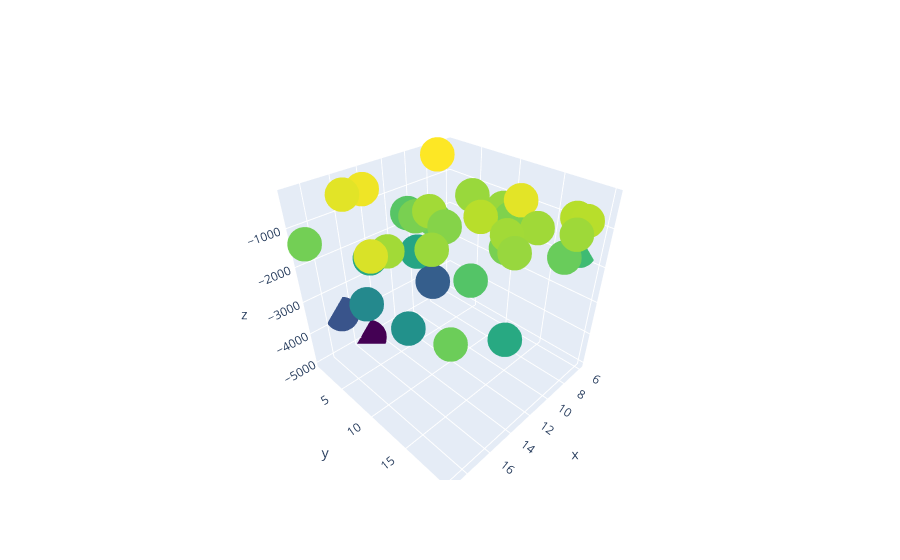

The notebook cell this image was saved under:
### Code cell
import plotly.graph_objects as go
fig = go.Figure(data=[go.Scatter3d(x=df["steps"], y=df["total_games"], z=df["avg_score"], mode='markers', marker=dict(size=12, color=df["avg_score"], colorscale='Viridis'))])
fig.show()

### Figure 1 — Plotly figure (JSON) as saved in the notebook; plotly's stock layout.template omitted (floating-point values rounded to 4 significant figures)
{"data": [{"marker": {"color": [-1347.0, -262, -3754, -525.8, -990.7, -1006.0, -932.6, -942.3, -932.2, -1555.0, -768.1, -769.7, -2142.0, -2157.0, -1234.0, -1363.0, -992.4, -1144.0, -933, -781.0, -3598.0, -455.5, -1752.0, -1160.0, -462.2, -1242.0, -957.1, -2616.0, -1334.0, -368, -2213.0, -1003.0, -1529.0, -1192.0, -2769.0, -1279.0, -5000], "colorscale": [[0, "#440154"], [0.1111, "#482878"], [0.2222, "#3e4989"], [0.3333, "#31688e"], [0.4444, "#26828e"], [0.5556, "#1f9e89"], [0.6667, "#35b779"], [0.7778, "#6ece58"], [0.8889, "#b5de2b"], [1, "#fde725"]], "size": 12}, "mode": "markers", "type": "scatter3d", "x": [11, 8, 17, 19, 15, 12, 17, 9, 11, 14, 7, 11, 15, 15, 12, 9, 8, 12, 12, 7, 10, 9, 6, 12, 16, 11, 8, 17, 19, 15, 12, 8, 11, 8, 17, 19, 15], "y": [6, 2, 1, 12, 12, 17, 10, 16, 15, 15, 19, 12, 20, 3, 5, 19, 7, 9, 7, 18, 4, 14, 18, 9, 2, 15, 19, 12, 20, 3, 5, 11, 2, 12, 6, 2, 1], "z": [-1347.0, -262, -3754, -525.8, -990.7, -1006.0, -932.6, -942.3, -932.2, -1555.0, -768.1, -769.7, -2142.0, -2157.0, -1234.0, -1363.0, -992.4, -1144.0, -933, -781.0, -3598.0, -455.5, -1752.0, -1160.0, -462.2, -1242.0, -957.1, -2616.0, -1334.0, -368, -2213.0, -1003.0, -1529.0, -1192.0, -2769.0, -1279.0, -5000]}], "layout": {}}
